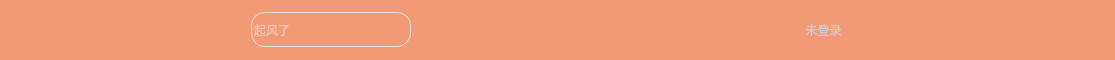
     <widget class="QWidget" name="titleWidget" native="true">
      <property name="sizePolicy">
       <sizepolicy hsizetype="Preferred" vsizetype="Preferred">
        <horstretch>0</horstretch>
        <verstretch>0</verstretch>
       </sizepolicy>
      </property>
      <property name="minimumSize">
       <size>
        <width>1115</width>
        <height>60</height>
       </size>
      </property>
      <property name="maximumSize">
       <size>
        <width>16777215</width>
        <height>60</height>
       </size>
      </property>
      <property name="layoutDirection">
       <enum>Qt::LeftToRight</enum>
      </property>
      <property name="styleSheet">
       <string notr="true">background-color: rgb(242, 154, 118);</string>
      </property>
      <layout class="QHBoxLayout" name="_2">
       <property name="spacing">
        <number>0</number>
       </property>
       <property name="leftMargin">
        <number>0</number>
       </property>
       <property name="topMargin">
        <number>0</number>
       </property>
       <property name="rightMargin">
        <number>0</number>
       </property>
       <property name="bottomMargin">
        <number>0</number>
       </property>
       <item>
        <spacer name="horizontalSpacer_2">
         <property name="orientation">
          <enum>Qt::Horizontal</enum>
         </property>
         <property name="sizeType">
          <enum>QSizePolicy::Fixed</enum>
         </property>
         <property name="sizeHint" stdset="0">
          <size>
           <width>8</width>
           <height>20</height>
          </size>
         </property>
        </spacer>
       </item>
       <item>
        <widget class="QLabel" name="label_titleWYY">
         <property name="minimumSize">
          <size>
           <width>141</width>
           <height>28</height>
          </size>
         </property>
         <property name="maximumSize">
          <size>
           <width>16777215</width>
           <height>40</height>
          </size>
         </property>
         <property name="styleSheet">
          <string notr="true">border-image: url(:/titleImage/image/titleImage/gouxiongling.png);</string>
         </property>
         <property name="frameShape">
          <enum>QFrame::NoFrame</enum>
         </property>
         <property name="text">
          <string/>
         </property>
        </widget>
       </item>
       <item>
        <spacer name="horizontalSpacer">
         <property name="orientation">
          <enum>Qt::Horizontal</enum>
         </property>
         <property name="sizeType">
          <enum>QSizePolicy::Fixed</enum>
         </property>
         <property name="sizeHint" stdset="0">
          <size>
           <width>40</width>
           <height>20</height>
          </size>
         </property>
        </spacer>
       </item>
       <item>
        <layout class="QHBoxLayout" name="horizontalLayout">
         <item>
          <widget class="QToolButton" name="tbn_backPage">
           <property name="maximumSize">
            <size>
             <width>21</width>
             <height>21</height>
            </size>
           </property>
           <property name="cursor">
            <cursorShape>PointingHandCursor</cursorShape>
           </property>
           <property name="toolTip">
            <string>前进</string>
           </property>
           <property name="styleSheet">
            <string notr="true">border-image: url(:/titleImage/image/titleImage/backPage.png);
background-color: rgb(242, 154, 118);
border-radius:10px;</string>
           </property>
           <property name="text">
            <string/>
           </property>
           <property name="icon">
            <iconset>
             <normaloff>:/titleWYY/image/titleImage/backPage.png</normaloff>:/titleWYY/image/titleImage/backPage.png</iconset>
           </property>
           <property name="iconSize">
            <size>
             <width>25</width>
             <height>25</height>
            </size>
           </property>
          </widget>
         </item>
         <item>
          <spacer name="horizontalSpacer_11">
           <property name="orientation">
            <enum>Qt::Horizontal</enum>
           </property>
           <property name="sizeType">
            <enum>QSizePolicy::Fixed</enum>
           </property>
           <property name="sizeHint" stdset="0">
            <size>
             <width>10</width>
             <height>20</height>
            </size>
           </property>
          </spacer>
         </item>
         <item>
          <widget class="QToolButton" name="tbn_nextPage">
           <property name="maximumSize">
            <size>
             <width>21</width>
             <height>21</height>
            </size>
           </property>
           <property name="cursor">
            <cursorShape>PointingHandCursor</cursorShape>
           </property>
           <property name="toolTip">
            <string>后退</string>
           </property>
           <property name="styleSheet">
            <string notr="true">border-image: url(:/titleImage/image/titleImage/nextPage.png);
background-color: rgb(242, 154, 118);
border-radius:10px;</string>
           </property>
           <property name="text">
            <string/>
           </property>
           <property name="icon">
            <iconset>
             <normaloff>:/titleWYY/image/titleImage/nextPage.png</normaloff>:/titleWYY/image/titleImage/nextPage.png</iconset>
           </property>
           <property name="iconSize">
            <size>
             <width>25</width>
             <height>25</height>
            </size>
           </property>
          </widget>
         </item>
         <item>
          <spacer name="horizontalSpacer_12">
           <property name="orientation">
            <enum>Qt::Horizontal</enum>
           </property>
           <property name="sizeType">
            <enum>QSizePolicy::Minimum</enum>
           </property>
           <property name="sizeHint" stdset="0">
            <size>
             <width>10</width>
             <height>20</height>
            </size>
           </property>
          </spacer>
         </item>
        </layout>
       </item>
       <item>
        <layout class="QHBoxLayout" name="horizontalLayout_2">
         <item>
          <widget class="QLineEdit" name="searchLineEdit">
           <property name="sizePolicy">
            <sizepolicy hsizetype="Expanding" vsizetype="Fixed">
             <horstretch>0</horstretch>
             <verstretch>8</verstretch>
            </sizepolicy>
           </property>
           <property name="minimumSize">
            <size>
             <width>150</width>
             <height>35</height>
            </size>
           </property>
           <property name="maximumSize">
            <size>
             <width>160</width>
             <height>35</height>
            </size>
           </property>
           <property name="styleSheet">
            <string notr="true">background-color: rgb(242, 154, 118);
border: 0.5px solid  #E0E0E0;
border-radius: 14px;
color: rgb(240, 240, 240);
font: 9pt &quot;微软雅黑&quot;;</string>
           </property>
           <property name="text">
            <string/>
           </property>
           <property name="frame">
            <bool>true</bool>
           </property>
           <property name="placeholderText">
            <string>起风了</string>
           </property>
          </widget>
         </item>
         <item>
          <spacer name="horizontalSpacer_13">
           <property name="orientation">
            <enum>Qt::Horizontal</enum>
           </property>
           <property name="sizeType">
            <enum>QSizePolicy::Fixed</enum>
           </property>
           <property name="sizeHint" stdset="0">
            <size>
             <width>10</width>
             <height>20</height>
            </size>
           </property>
          </spacer>
         </item>
        </layout>
       </item>
       <item>
        <widget class="QPushButton" name="searchButton">
         <property name="maximumSize">
          <size>
           <width>19</width>
           <height>18</height>
          </size>
         </property>
         <property name="styleSheet">
          <string notr="true">QPushButton
{
	border-style:hidden;
	border-image: url(:/image/search_wyy.png);
}

QPushButton:hover
{
	border-style:hidden;
	border-image: url(:/image/search_change.png);
}</string>
         </property>
         <property name="text">
          <string/>
         </property>
        </widget>
       </item>
       <item>
        <spacer name="horizontalSpacer_10">
         <property name="orientation">
          <enum>Qt::Horizontal</enum>
         </property>
         <property name="sizeHint" stdset="0">
          <size>
           <width>40</width>
           <height>20</height>
          </size>
         </property>
        </spacer>
       </item>
       <item>
        <layout class="QHBoxLayout" name="horizontalLayout_3">
         <property name="rightMargin">
          <number>25</number>
         </property>
         <item>
          <widget class="QPushButton" name="pushButton_7">
           <property name="minimumSize">
            <size>
             <width>36</width>
             <height>36</height>
            </size>
           </property>
           <property name="maximumSize">
            <size>
             <width>36</width>
             <height>36</height>
            </size>
           </property>
           <property name="styleSheet">
            <string notr="true">border-radius:18px;
border-image: url(:/titleImage/image/titleImage/xionger.jpg);</string>
           </property>
           <property name="text">
            <string/>
           </property>
          </widget>
         </item>
         <item>
          <widget class="QToolButton" name="tbn_login">
           <property name="minimumSize">
            <size>
             <width>61</width>
             <height>21</height>
            </size>
           </property>
           <property name="cursor">
            <cursorShape>PointingHandCursor</cursorShape>
           </property>
           <property name="styleSheet">
            <string notr="true">QToolButton{
	border-style:hidden;
background-color: rgb(242, 154, 118);	color:rgb(204,204,204);
}

QToolButton:hover{
	border-style:hidden;
background-color: rgb(242, 154, 118);	color:rgb(255,255,255);
}
</string>
           </property>
           <property name="text">
            <string>未登录</string>
           </property>
           <property name="popupMode">
            <enum>QToolButton::DelayedPopup</enum>
           </property>
          </widget>
         </item>
         <item>
          <spacer name="horizontalSpacer_6">
           <property name="orientation">
            <enum>Qt::Horizontal</enum>
           </property>
           <property name="sizeType">
            <enum>QSizePolicy::Fixed</enum>
           </property>
           <property name="sizeHint" stdset="0">
            <size>
             <width>10</width>
             <height>20</height>
            </size>
           </property>
          </spacer>
         </item>
         <item>
          <widget class="QPushButton" name="btn_vip">
           <property name="minimumSize">
            <size>
             <width>20</width>
             <height>20</height>
            </size>
           </property>
           <property name="maximumSize">
            <size>
             <width>30</width>
             <height>25</height>
            </size>
           </property>
           <property name="cursor">
            <cursorShape>PointingHandCursor</cursorShape>
           </property>
           <property name="toolTip">
            <string>VIP会员</string>
           </property>
           <property name="styleSheet">
            <string notr="true">QPushButton
{
	border-style:hidden;
	border-image: url(:/titleImage/image/titleImage/VIP.png);

}</string>
           </property>
           <property name="text">
            <string/>
           </property>
           <property name="iconSize">
            <size>
             <width>30</width>
             <height>30</height>
            </size>
           </property>
          </widget>
         </item>
         <item>
          <spacer name="horizontalSpacer_5">
           <property name="orientation">
            <enum>Qt::Horizontal</enum>
           </property>
           <property name="sizeType">
            <enum>QSizePolicy::Fixed</enum>
           </property>
           <property name="sizeHint" stdset="0">
            <size>
             <width>15</width>
             <height>20</height>
            </size>
           </property>
          </spacer>
         </item>
         <item>
          <widget class="QPushButton" name="btn_skin">
           <property name="minimumSize">
            <size>
             <width>18</width>
             <height>17</height>
            </size>
           </property>
           <property name="maximumSize">
            <size>
             <width>17</width>
             <height>17</height>
            </size>
           </property>
           <property name="cursor">
            <cursorShape>PointingHandCursor</cursorShape>
           </property>
           <property name="toolTip">
            <string>换肤</string>
           </property>
           <property name="styleSheet">
            <string notr="true">QPushButton
{
	border-style:hidden;
	border-image:url(:/titleWYY/image/titleImage/skin.png);
}

QPushButton:hover
{
	border-style:hidden;
	border-image: url(:/titleImage/image/titleImage/skinHover.png);
}

</string>
           </property>
           <property name="text">
            <string/>
           </property>
           <property name="icon">
            <iconset resource="res.qrc">
             <normaloff>:/titleImage/image/titleImage/skinHover.png</normaloff>:/titleImage/image/titleImage/skinHover.png</iconset>
           </property>
           <property name="iconSize">
            <size>
             <width>30</width>
             <height>20</height>
            </size>
           </property>
          </widget>
         </item>
         <item>
          <spacer name="horizontalSpacer_4">
           <property name="orientation">
            <enum>Qt::Horizontal</enum>
           </property>
           <property name="sizeType">
            <enum>QSizePolicy::Fixed</enum>
           </property>
           <property name="sizeHint" stdset="0">
            <size>
             <width>15</width>
             <height>20</height>
            </size>
           </property>
          </spacer>
         </item>
         <item>
          <widget class="QPushButton" name="btn_set">
           <property name="minimumSize">
            <size>
             <width>19</width>
             <height>18</height>
            </size>
           </property>
           <property name="maximumSize">
            <size>
             <width>17</width>
             <height>17</height>
            </size>
           </property>
           <property name="cursor">
            <cursorShape>PointingHandCursor</cursorShape>
           </property>
           <property name="toolTip">
            <string>设置</string>
           </property>
           <property name="styleSheet">
            <string notr="true">QPushButton
{
	border-style:hidden;
	border-image: url(:/titleImage/image/titleImage/set.png);
}

QPushButton:hover
{
	border-style:hidden;
	border-image: url(:/titleImage/image/titleImage/setHover3.png);
}


</string>
           </property>
           <property name="text">
            <string/>
           </property>
           <property name="iconSize">
            <size>
             <width>30</width>
             <height>20</height>
            </size>
           </property>
          </widget>
         </item>
         <item>
          <spacer name="horizontalSpacer_3">
           <property name="orientation">
            <enum>Qt::Horizontal</enum>
           </property>
           <property name="sizeType">
            <enum>QSizePolicy::Fixed</enum>
           </property>
           <property name="sizeHint" stdset="0">
            <size>
             <width>15</width>
             <height>20</height>
            </size>
           </property>
          </spacer>
         </item>
         <item>
          <widget class="QPushButton" name="separate">
           <property name="minimumSize">
            <size>
             <width>10</width>
             <height>17</height>
            </size>
           </property>
           <property name="maximumSize">
            <size>
             <width>21</width>
             <height>17</height>
            </size>
           </property>
           <property name="styleSheet">
            <string notr="true">border-style:hidden;</string>
           </property>
           <property name="text">
            <string/>
           </property>
           <property name="icon">
            <iconset resource="res.qrc">
             <normaloff>:/titleImage/image/titleImage/separate.png</normaloff>:/titleImage/image/titleImage/separate.png</iconset>
           </property>
           <property name="iconSize">
            <size>
             <width>30</width>
             <height>20</height>
            </size>
           </property>
          </widget>
         </item>
         <item>
          <spacer name="horizontalSpacer_7">
           <property name="orientation">
            <enum>Qt::Horizontal</enum>
           </property>
           <property name="sizeType">
            <enum>QSizePolicy::Fixed</enum>
           </property>
           <property name="sizeHint" stdset="0">
            <size>
             <width>15</width>
             <height>20</height>
            </size>
           </property>
          </spacer>
         </item>
         <item>
          <widget class="QPushButton" name="btn_min">
           <property name="minimumSize">
            <size>
             <width>17</width>
             <height>17</height>
            </size>
           </property>
           <property name="maximumSize">
            <size>
             <width>17</width>
             <height>17</height>
            </size>
           </property>
           <property name="cursor">
            <cursorShape>PointingHandCursor</cursorShape>
           </property>
           <property name="toolTip">
            <string>最小化</string>
           </property>
           <property name="styleSheet">
            <string notr="true">QPushButton
{
	border-style:hidden;
	border-image: url(:/titleImage/image/titleImage/min.png);
}

QPushButton:hover
{
	border-style:hidden;
	border-image: url(:/titleImage/image/titleImage/minHover.png);
}

</string>
           </property>
           <property name="text">
            <string/>
           </property>
           <property name="iconSize">
            <size>
             <width>30</width>
             <height>20</height>
            </size>
           </property>
          </widget>
         </item>
         <item>
          <spacer name="horizontalSpacer_8">
           <property name="orientation">
            <enum>Qt::Horizontal</enum>
           </property>
           <property name="sizeType">
            <enum>QSizePolicy::Fixed</enum>
           </property>
           <property name="sizeHint" stdset="0">
            <size>
             <width>15</width>
             <height>20</height>
            </size>
           </property>
          </spacer>
         </item>
         <item>
          <widget class="QPushButton" name="btn_max">
           <property name="minimumSize">
            <size>
             <width>17</width>
             <height>17</height>
            </size>
           </property>
           <property name="maximumSize">
            <size>
             <width>17</width>
             <height>17</height>
            </size>
           </property>
           <property name="cursor">
            <cursorShape>PointingHandCursor</cursorShape>
           </property>
           <property name="styleSheet">
            <string notr="true">QPushButton
{
	border-style:hidden;
	border-image: url(:/titleImage/image/titleImage/max.png);
}

QPushButton:hover
{
	border-style:hidden;
	border-image: url(:/titleImage/image/titleImage/maxHover.png);
}

</string>
           </property>
           <property name="text">
            <string/>
           </property>
           <property name="iconSize">
            <size>
             <width>30</width>
             <height>20</height>
            </size>
           </property>
           <property name="checkable">
            <bool>true</bool>
           </property>
           <property name="autoDefault">
            <bool>false</bool>
           </property>
          </widget>
         </item>
         <item>
          <spacer name="horizontalSpacer_9">
           <property name="orientation">
            <enum>Qt::Horizontal</enum>
           </property>
           <property name="sizeType">
            <enum>QSizePolicy::Fixed</enum>
           </property>
           <property name="sizeHint" stdset="0">
            <size>
             <width>15</width>
             <height>20</height>
            </size>
           </property>
          </spacer>
         </item>
         <item>
          <widget class="QPushButton" name="btn_quit">
           <property name="minimumSize">
            <size>
             <width>17</width>
             <height>17</height>
            </size>
           </property>
           <property name="maximumSize">
            <size>
             <width>17</width>
             <height>17</height>
            </size>
           </property>
           <property name="cursor">
            <cursorShape>PointingHandCursor</cursorShape>
           </property>
           <property name="toolTip">
            <string>关闭</string>
           </property>
           <property name="styleSheet">
            <string notr="true">QPushButton
{
	border-style:hidden;
	border-image: url(:/titleImage/image/titleImage/quit.png);
}

QPushButton:hover
{
	border-style:hidden;
	border-image: url(:/titleImage/image/titleImage/quitHover.png);
}

</string>
           </property>
           <property name="text">
            <string/>
           </property>
           <property name="iconSize">
            <size>
             <width>30</width>
             <height>20</height>
            </size>
           </property>
          </widget>
         </item>
        </layout>
       </item>
      </layout>
     </widget>
